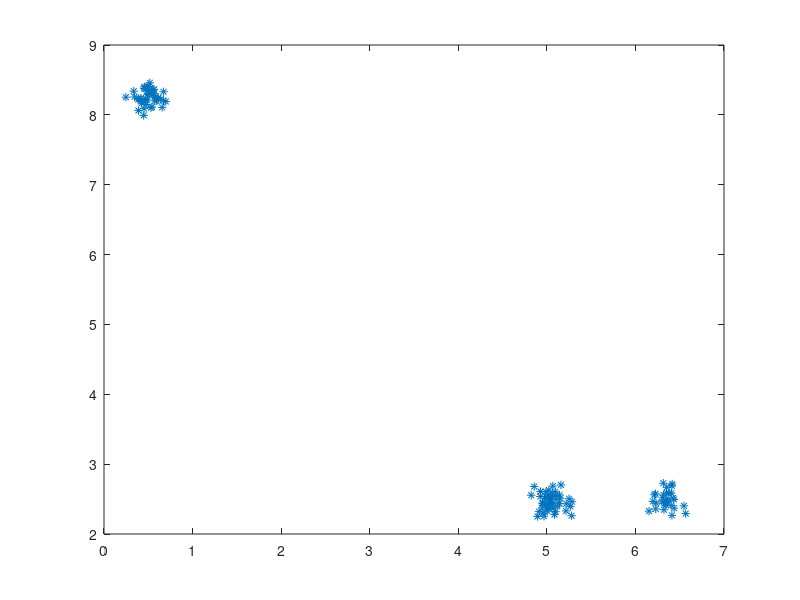

This figure's MATLAB source: (Note: this script raises an error after producing the figure.)
data_n=30;

k=3; %initialization the number of data and the clusters of data

C=rand(k,2);% rand initialization the centers of clusters

data1=10.*repmat(C(1,:),data_n,1)+randn(data_n,2)./10;

data2=10.*repmat(C(2,:),data_n+10,1)+randn(data_n+10,2)./10;

data3=10.*repmat(C(3,:),data_n+20,1)+randn(data_n+20,2)./10;

data=[data1;data2;data3]; %数据生成

plot(data(:,1),data(:,2),'*'); %绘制生成的数据

hold on

[C,S]=subclust(data,[0.25,0.2]); %减法聚类

plot(C(:,1),C(:,2),'ro') %绘制聚类中心

%给聚类中心绘制椭圆

for l=1:k
    hold on;
    %plotEllipse(C(l,1),C(l,2),0.25,0.2,0) %椭圆绘制函数
    %ellipsoid(0,0,0,10,5,5,50)
end